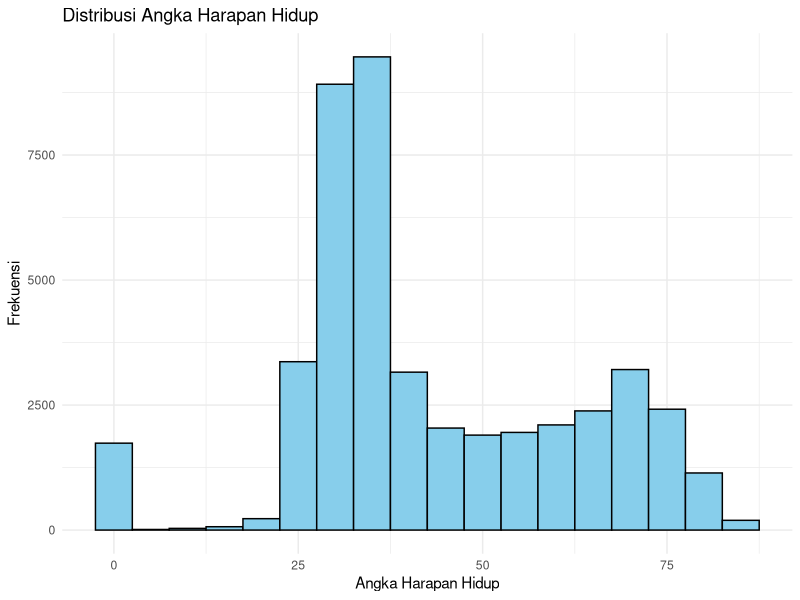
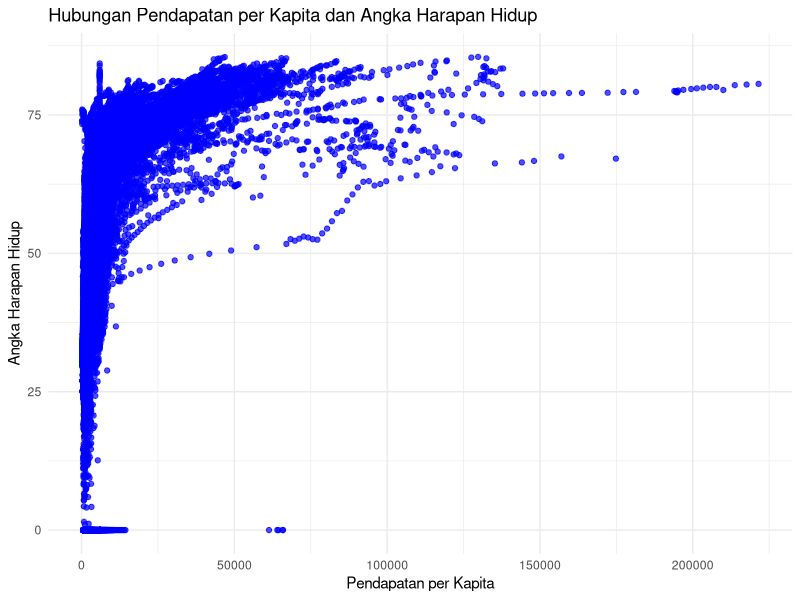

The R source for these figures, in order:
## ---- chunk 1
knitr::opts_chunk$set(echo = TRUE)
## ---- chunk 2
# Load library
library(ggplot2)
library(readxl)

# Baca dataset
df <- read_excel("Data.xlsx")

# Periksa nama kolom
colnames(df)

# Plot histogram
ggplot(df, aes(x = Angka_Harapan_Hidup)) +
  geom_histogram(binwidth = 5, fill = "skyblue", color = "black") +
  labs(
    title = "Distribusi Angka Harapan Hidup",
    x = "Angka Harapan Hidup",
    y = "Frekuensi"
  ) +
  theme_minimal()

## ---- chunk 3
# Scatter plot
ggplot(df, aes(x = Pendapatan_per_kapita, y = Angka_Harapan_Hidup)) +
  geom_point(color = "blue", alpha = 0.7) +
  labs(
    title = "Hubungan Pendapatan per Kapita dan Angka Harapan Hidup",
    x = "Pendapatan per Kapita",
    y = "Angka Harapan Hidup"
  ) +
  theme_minimal()

